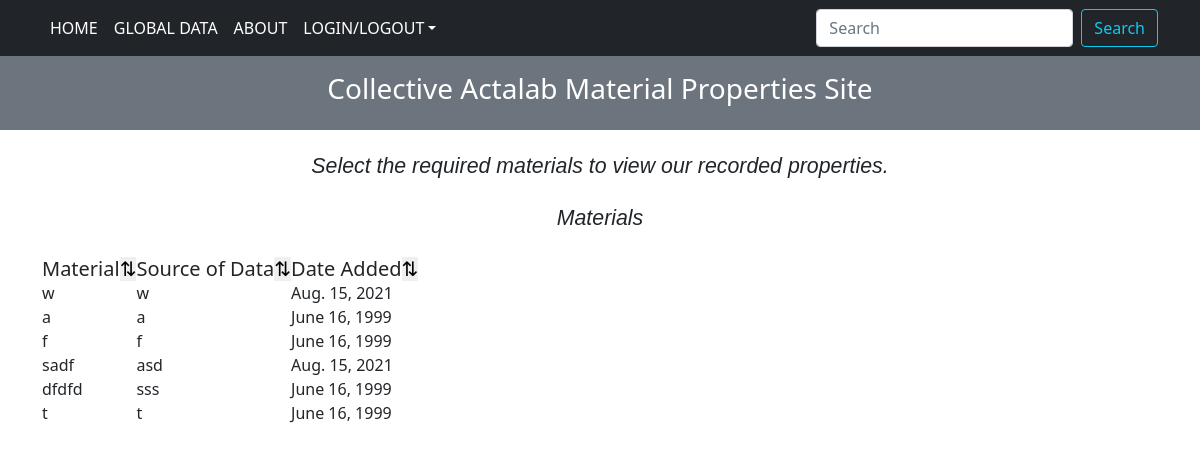
The app's page /materials_list/, older data.
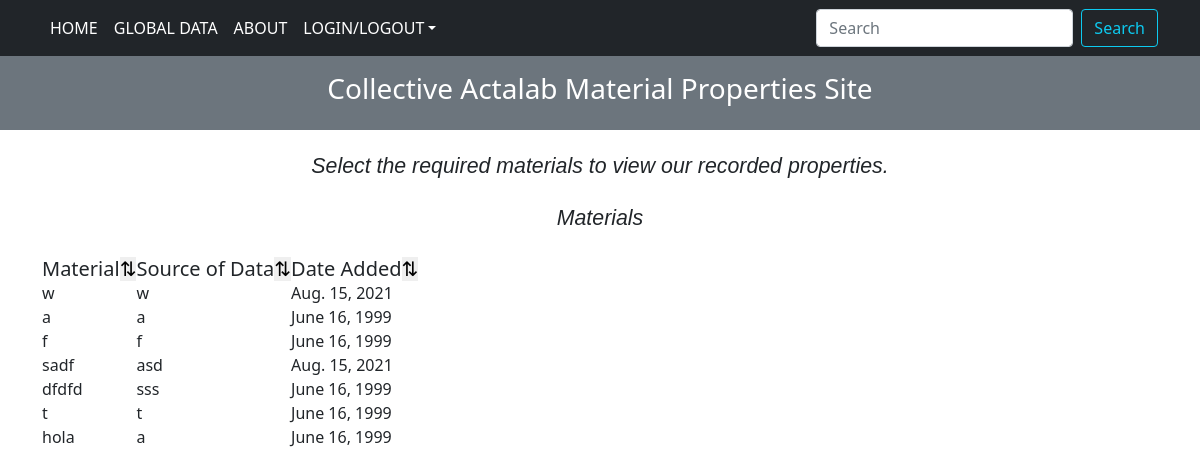
The same page, newer data.
### blog/models.py (models this page shows, shortened)
class MaterialList(models.Model):
    material = models.CharField(max_length=250)
    source_of_data = models.CharField("Source of Data", max_length=250)
    date_added = models.DateField("Material Created On (YYYY-MM-DD)")

### blog/views.py (the view)
# urls.py: path("materials_list/", MaterialsListView.as_view(),
class MaterialsListView(TemplateView):
    template_name = "materialslist.html"
    def get_context_data(self, **kwargs):
        context = super().get_context_data(**kwargs)
        context['material_list'] = MaterialList.objects.all()
        return context

### blog/templates/materialslist.html (shortened to what this page needs)
<!doctype html>
<html lang="en">
  <head>
    <link rel="stylesheet" href="https://stackpath.bootstrapcdn.com/bootstrap/4.3.1/css/bootstrap.min.css">
    <link rel="stylesheet" href="https://use.fontawesome.com/releases/v5.6.3/css/all.css">
    <link rel="stylesheet" href="https://unpkg.com/bootstrap-table@1.18.3/dist/bootstrap-table.min.css">
  </head>
  <body>
    {% include 'navbar.html' %}
    <div class="description_class">
      <h2 id="description"> Select the required materials to view our recorded properties.</h2>
    </div>
    <div class = "home_body_div container">
        <div class="table_heading">
          <p id="description" >Materials</p>
        </div>
    <table
    id="table"
    data-toggle="table"
    data-filter-control="true"
    data-show-search-clear-button="true"
    >
                      <thead class="thead-dark">
                    <tr id='tableHeader'>
                    <th  data-field="material" class="h5" data-sortable="true" data-filter-control="input" > Material <button id="sort_arrows" style=" border:none; float: right;"> <span> &#8645;</span> </button> </th>
                    <th  data-field="source-of-data" class="h5" data-sortable="true" data-filter-control="input">  Source of Data <button id="sort_arrows" style=" border:none; float: right;"> <span> &#8645;</span> </button> </th>
                    <th  data-field="data-added" class="h5" data-sortable="true" data-filter-control="select">  Date Added <button id="sort_arrows" style=" border:none; float: right;"> <span> &#8645;</span> </button> </th>
                    </tr>
                </thead>
      <tbody>
                {% for i in material_list %}
                <tr>
                  <td>{{i.material}}</td>
                  <td>{{i.source_of_data}}</td>
                  <td>{{i.date_added}}</td>
                </tr>
                  {% endfor %}
                </tbody>
    </table>
  </body>
</html>

Row changes from the older to the newer data that the page shows:
added MaterialList: material "hola", source_of_data "a", date_added "June 16, 1999"
